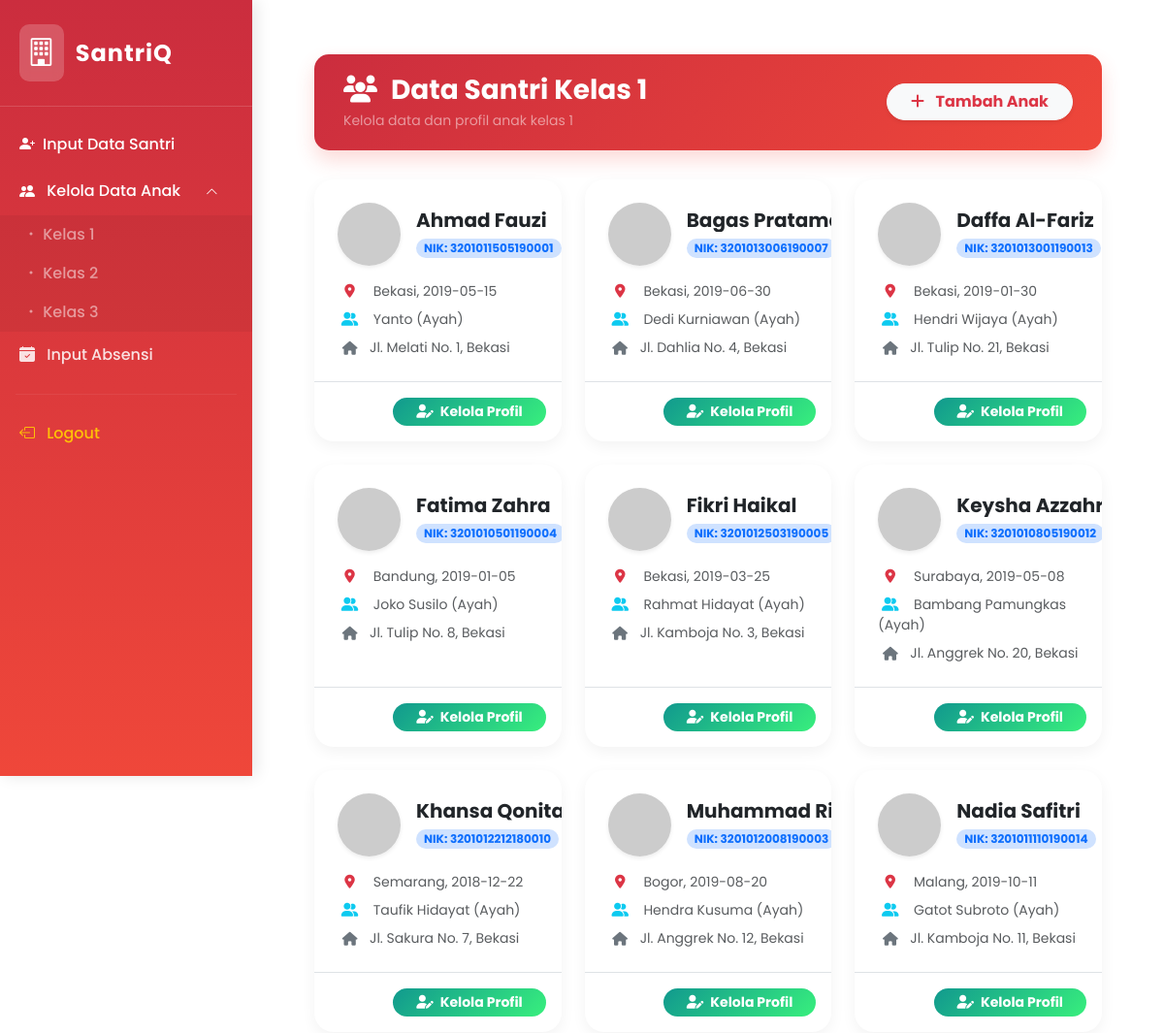
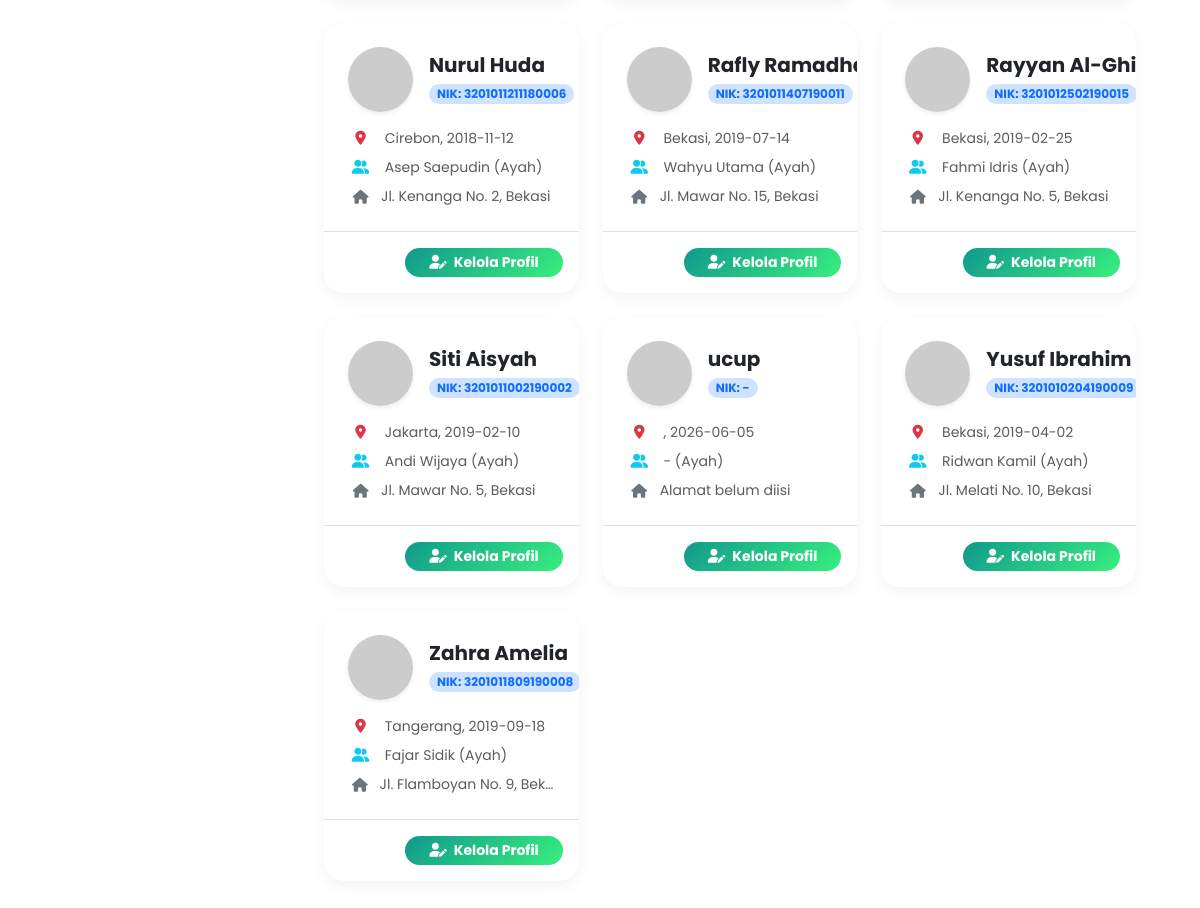
Screenshot of /kelas_1.php (signed in) with the database file from the repository (2 pictures, top to bottom).
### tables this page shows
CREATE TABLE `kelas1` (
  `id` int(11) NOT NULL,
  `nama` varchar(100) DEFAULT NULL,
  `no_kk` varchar(50) DEFAULT NULL,
  `nik` varchar(50) DEFAULT NULL,
  `tempat_lahir` varchar(100) DEFAULT NULL,
  `tanggal_lahir` date DEFAULT NULL,
  `jenis_kelamin` varchar(1) DEFAULT NULL,
  `nama_ayah` varchar(100) DEFAULT NULL,
  `pekerjaan_ayah` varchar(100) DEFAULT NULL,
  `nama_ibu` varchar(100) DEFAULT NULL,
  `pekerjaan_ibu` varchar(100) DEFAULT NULL,
  `no_hp_keluarga` varchar(20) DEFAULT NULL,
  `alamat_lengkap` text DEFAULT NULL,
  `status_anak` varchar(50) DEFAULT NULL,
  `usia` int(11) DEFAULT NULL,
  `username` varchar(50) NOT NULL,
  `password` varchar(255) NOT NULL
);

### htdocs/kelas_1.php (the view, shortened to what this page needs)
<?php
include "header.php";
$query = mysqli_query($conn, "SELECT * FROM kelas1 ORDER BY nama ASC");
?>
<!DOCTYPE html>
<html lang="id">
<head>
    <link href="https://cdn.jsdelivr.net/npm/bootstrap@5.3.0/dist/css/bootstrap.min.css" rel="stylesheet">
    <link rel="stylesheet" href="https://cdnjs.cloudflare.com/ajax/libs/font-awesome/6.4.0/css/all.min.css">
</head>
<body class="pb-5 pt-3">
    <div class="container-fluid px-4">
        <div class="page-header d-flex justify-content-between align-items-center">
            <div>
                <h3 class="fw-bold mb-0"><i class="fas fa-users me-2"></i> Data Santri Kelas 1</h3>
                <p class="mb-0 text-white-50 small mt-1">Kelola data dan profil anak kelas 1</p>
            </div>
            <div>
                <a href="input_santri.php" class="btn btn-light rounded-pill fw-bold text-danger px-4 shadow-sm">
                    <i class="fas fa-plus me-2"></i> Tambah Anak
                </a>
            </div>
        </div>
        <div class="row row-cols-1 row-cols-md-2 row-cols-lg-3 g-4">
            <?php if (mysqli_num_rows($query) > 0) : ?>
                <?php while ($row = mysqli_fetch_assoc($query)) : ?>
                    <div class="col">
                        <div class="card card-santri h-100">
                            <div class="card-body p-4">
                                <div class="d-flex align-items-center mb-3">
                                    <?php
                                    $foto = !empty($row['foto_anak']) ? 'uploads/'.$row['foto_anak'] : 'https://ui-avatars.com/api/?name='.urlencode($row['nama']).'&background=random&color=fff';
                                    ?>
                                    <img src="<?= $foto ?>" alt="Foto" class="rounded-circle me-3 object-fit-cover shadow-sm" style="width: 65px; height: 65px;">
                                    <div>
                                        <h5 class="fw-bold text-dark mb-1 text-truncate" style="max-width: 180px;" title="<?= htmlspecialchars($row['nama']) ?>">
                                            <?= htmlspecialchars($row['nama']) ?>
                                        </h5>
                                        <span class="badge bg-primary-subtle text-primary rounded-pill px-2 py-1">
                                            NIK: <?= htmlspecialchars($row['nik'] ?: '-') ?>
                                        </span>
                                    </div>
                                </div>
                                <div class="text-muted small">
                                    <p class="mb-2"><i class="fas fa-map-marker-alt text-danger me-2 icon-box"></i> <?= htmlspecialchars($row['tempat_lahir']).', '.htmlspecialchars($row['tanggal_lahir']) ?></p>
                                    <p class="mb-2"><i class="fas fa-user-friends text-info me-2 icon-box"></i> <?= htmlspecialchars($row['nama_ayah'] ?: '-') ?> (Ayah)</p>
                                    <p class="mb-0 d-flex"><i class="fas fa-home text-secondary me-2 icon-box mt-1"></i> <span class="text-truncate d-inline-block align-bottom" style="max-width: 200px;"><?= htmlspecialchars($row['alamat_lengkap'] ?: 'Alamat belum diisi') ?></span></p>
                                </div>
                            </div>
                            <div class="card-footer bg-transparent border-top p-3 d-flex justify-content-end gap-2">
                           <a href="detail_santri.php?id=<?= $row['id'] ?>&kelas=kelas1" class="btn btn-action btn-sm rounded-pill px-4 fw-bold">
    <i class="fas fa-user-edit me-1"></i> Kelola Profil
</a>
                            </div>
                        </div>
                    </div>
                <?php endwhile; ?>
            <?php endif; ?>
        </div>
        </div>
</body>
</html>

### htdocs/header.php (shortened to what this page needs)
<?php
$role = $_SESSION['role'] ?? 'staff';
?>
<!DOCTYPE html>
<html lang="id">
<head>
    <link href="https://cdn.jsdelivr.net/npm/bootstrap@5.3.0/dist/css/bootstrap.min.css" rel="stylesheet">
    <link rel="stylesheet" href="https://cdn.jsdelivr.net/npm/bootstrap-icons@1.10.5/font/bootstrap-icons.css">
</head>
<body>
    <div class="sidebar">
        <div class="sidebar-brand">
            <i class="bi bi-building"></i> SantriQ
        </div>
        <nav class="nav flex-column">
            <?php if($role === 'super_admin'): ?>
    <a class="nav-link text-white d-inline-flex align-items-center" href="input_santri.php">
    <i class="bi bi-person-plus-fill me-2" style="font-size: 1rem; vertical-align: middle;"></i>
    Input Data Santri
</a>
   <a class="nav-link text-white d-flex justify-content-between align-items-center"
   href="javascript:void(0);"
   onclick="toggleSubmenu()"
   style="cursor: pointer;">
<span><i class="bi bi-people-fill me-2 fs-6" style="font-size: 1rem; vertical-align: -1px;"></i> Kelola Data Anak</span>
    <i class="bi bi-chevron-down" id="panah-dropdown" style="transition: transform 0.3s ease; font-size: 0.8rem;"></i>
</a>
<div id="sub-menu-anak" style="max-height: 0; overflow: hidden; transition: max-height 0.3s ease-out; background-color: rgba(0,0,0,0.05);">
    <a class="nav-link ps-4 py-2 small text-white-50 text-decoration-none d-block" href="kelas_1.php">
        <i class="bi bi-dot"></i> Kelas 1
    </a>
    <a class="nav-link ps-4 py-2 small text-white-50 text-decoration-none d-block" href="kelas_2.php">
        <i class="bi bi-dot"></i> Kelas 2
    </a>
    <a class="nav-link ps-4 py-2 small text-white-50 text-decoration-none d-block" href="kelas_3.php">
        <i class="bi bi-dot"></i> Kelas 3
    </a>
</div>
            <?php endif; ?>
            <a class="nav-link" href="absensi_kelas.php">
                <i class="bi bi-calendar-check-fill me-2"></i> Input Absensi
            </a>
            <hr class="border-light border-opacity-25 my-3 mx-3">
            <a class="nav-link text-warning" href="logout.php">
                <i class="bi bi-box-arrow-left me-2"></i> Logout
            </a>
        </nav>
    </div>
    <div class="main-content">

### htdocs/header.php (style rules this page uses)
body { font-family: 'Poppins', sans-serif; background-color: #f4f6f9; margin: 0; overflow-x: hidden; color: #333; }
.sidebar { width: 260px; height: 100vh; position: fixed; top: 0; left: 0; background: linear-gradient(180deg, #cb2d3e 0%, #ef473a 100%); color: white; z-index: 1000; overflow-y: auto; box-shadow: 4px 0 15px rgba(0,0,0,0.1); }
.sidebar .sidebar-brand { padding: 25px 20px; font-size: 1.5rem; font-weight: 700; letter-spacing: 1px; border-bottom: 1px solid rgba(255,255,255,0.15); margin-bottom: 15px; display: flex; align-items: center; }
.sidebar .sidebar-brand i { font-size: 1.8rem; margin-right: 12px; background: rgba(255,255,255,0.2); padding: 8px; border-radius: 10px; backdrop-filter: blur(5px); }
.sidebar .nav-link { color: rgba(255,255,255,0.85); padding: 12px 20px; font-weight: 500; border-radius: 0 25px 25px 0; margin-right: 15px; transition: all 0.3s cubic-bezier(0.4, 0, 0.2, 1); position: relative; }
.main-content { margin-left: 260px; padding: 40px; min-height: 100vh; transition: all 0.3s ease; }

### htdocs/kelas_1.php (style rules this page uses)
body { font-family: 'Poppins', sans-serif; background-color: transparent; }
.page-header { background: linear-gradient(135deg, #cb2d3e 0%, #ef473a 100%); color: white; padding: 20px 30px; border-radius: 15px; margin-bottom: 30px; box-shadow: 0 10px 20px rgba(239, 71, 58, 0.2); }
.card-santri { border: none; border-radius: 20px; background: #ffffff; transition: all 0.3s cubic-bezier(0.175, 0.885, 0.32, 1.275); box-shadow: 0 5px 15px rgba(0,0,0,0.05); overflow: hidden; }
.card-santri .card-footer { background-color: transparent; border-top: 1px dashed rgba(0,0,0,0.1); }
.btn-action { background: linear-gradient(135deg, #11998e 0%, #38ef7d 100%); border: none; color: white; transition: all 0.3s ease; }
.icon-box { width: 25px; text-align: center; }

### rows the page displays
kelas1: nama "Ahmad Fauzi", nik "3201011505190001", tempat_lahir "Bekasi", tanggal_lahir "2019-05-15", nama_ayah "Yanto", alamat_lengkap "Jl. Melati No. 1, Bekasi"
kelas1: nama "Bagas…", nik "3201013006190007", tempat_lahir "Bekasi", tanggal_lahir "2019-06-30", nama_ayah "Dedi Kurniawan", alamat_lengkap "Jl. Dahlia No. 4, Bekasi"
kelas1: nama "Daffa Al-Fariz", nik "3201013001190013", tempat_lahir "Bekasi", tanggal_lahir "2019-01-30", nama_ayah "Hendri Wijaya", alamat_lengkap "Jl. Tulip No. 21, Bekasi"
kelas1: nama "Fatima Zahra", nik "3201010501190004", tempat_lahir "Bandung", tanggal_lahir "2019-01-05", nama_ayah "Joko Susilo", alamat_lengkap "Jl. Tulip No. 8, Bekasi"
kelas1: nama "Fikri Haikal", nik "3201012503190005", tempat_lahir "Bekasi", tanggal_lahir "2019-03-25", nama_ayah "Rahmat Hidayat", alamat_lengkap "Jl. Kamboja No. 3, Bekasi"
kelas1: nama "Keysha…", nik "3201010805190012", tempat_lahir "Surabaya", tanggal_lahir "2019-05-08", nama_ayah "Bambang Pamungkas", alamat_lengkap "Jl. Anggrek No. 20, Bekasi"
kelas1: nama "Khansa…", nik "3201012212180010", tempat_lahir "Semarang", tanggal_lahir "2018-12-22", nama_ayah "Taufik Hidayat", alamat_lengkap "Jl. Sakura No. 7, Bekasi"
kelas1: nama "Muhammad Riz…", nik "3201012008190003", tempat_lahir "Bogor", tanggal_lahir "2019-08-20", nama_ayah "Hendra Kusuma", alamat_lengkap "Jl. Anggrek No. 12, Bekasi"
kelas1: nama "Nadia Safitri", nik "3201011110190014", tempat_lahir "Malang", tanggal_lahir "2019-10-11", nama_ayah "Gatot Subroto", alamat_lengkap "Jl. Kamboja No. 11, Bekasi"
kelas1: nama "Nurul Huda", nik "3201011211180006", tempat_lahir "Cirebon", tanggal_lahir "2018-11-12", nama_ayah "Asep Saepudin", alamat_lengkap "Jl. Kenanga No. 2, Bekasi"
kelas1: nama "Rafly…", nik "3201011407190011", tempat_lahir "Bekasi", tanggal_lahir "2019-07-14", nama_ayah "Wahyu Utama", alamat_lengkap "Jl. Mawar No. 15, Bekasi"
kelas1: nama "Rayyan Al-Ghif…", nik "3201012502190015", tempat_lahir "Bekasi", tanggal_lahir "2019-02-25", nama_ayah "Fahmi Idris", alamat_lengkap "Jl. Kenanga No. 5, Bekasi"
kelas1: nama "Siti Aisyah", nik "3201011002190002", tempat_lahir "Jakarta", tanggal_lahir "2019-02-10", nama_ayah "Andi Wijaya", alamat_lengkap "Jl. Mawar No. 5, Bekasi"
kelas1: nama "ucup", nik "-", tanggal_lahir "2026-06-05", nama_ayah "-", alamat_lengkap "Alamat belum diisi"
kelas1: nama "Yusuf Ibrahim", nik "3201010204190009", tempat_lahir "Bekasi", tanggal_lahir "2019-04-02", nama_ayah "Ridwan Kamil", alamat_lengkap "Jl. Melati No. 10, Bekasi"
kelas1: nama "Zahra Amelia", nik "3201011809190008", tempat_lahir "Tangerang", tanggal_lahir "2019-09-18", nama_ayah "Fajar Sidik", alamat_lengkap "Jl. Flamboyan No. 9, Bek…"
